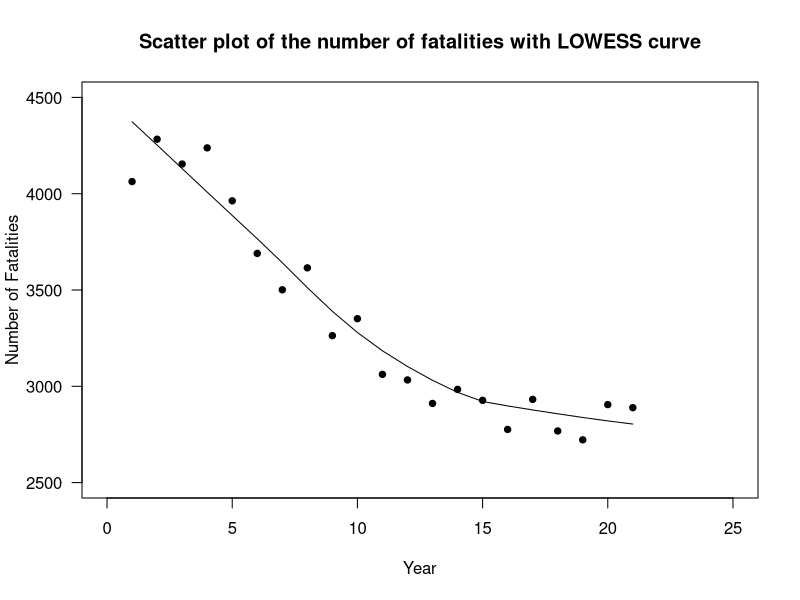
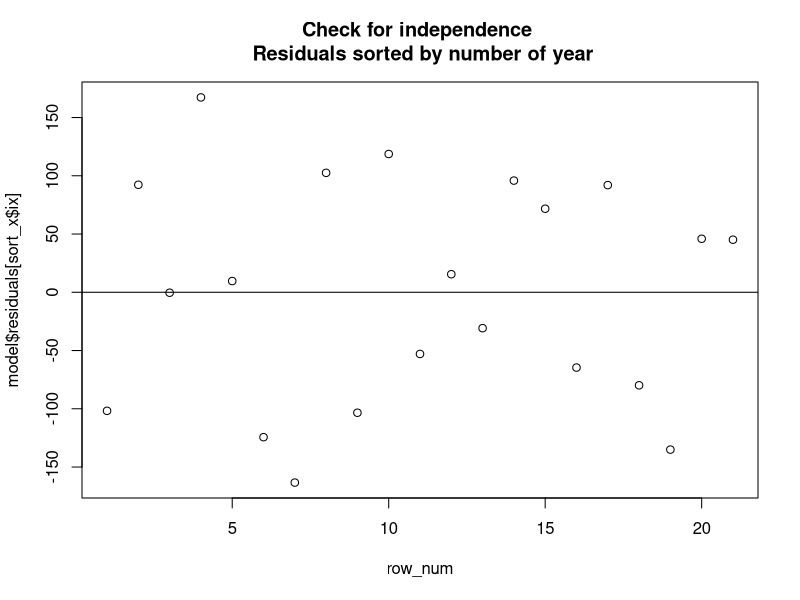
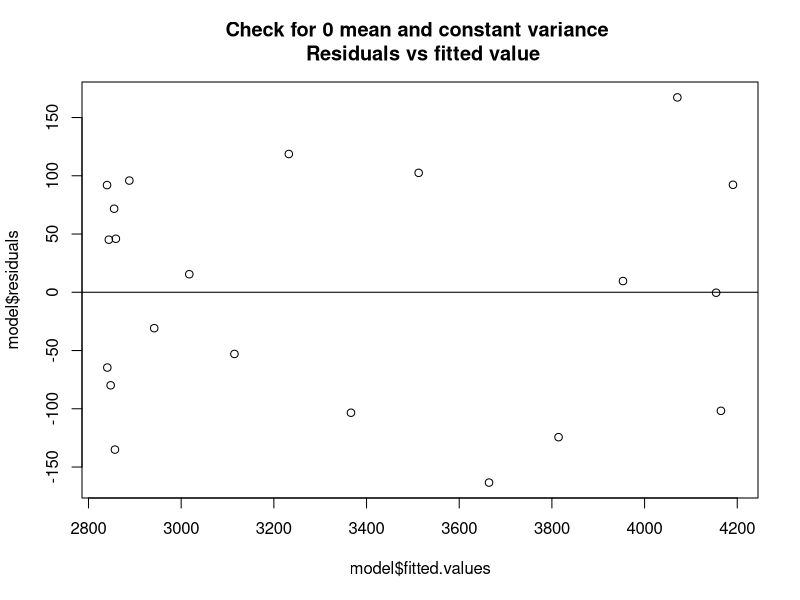
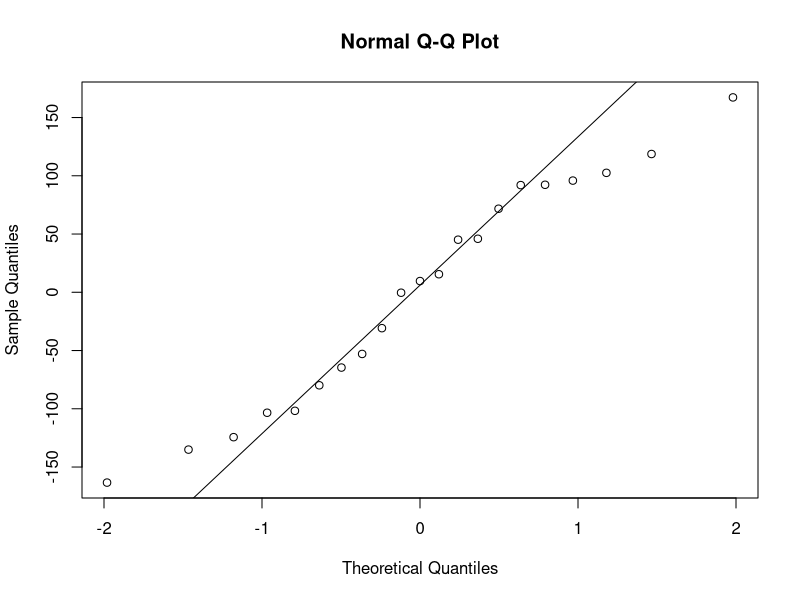
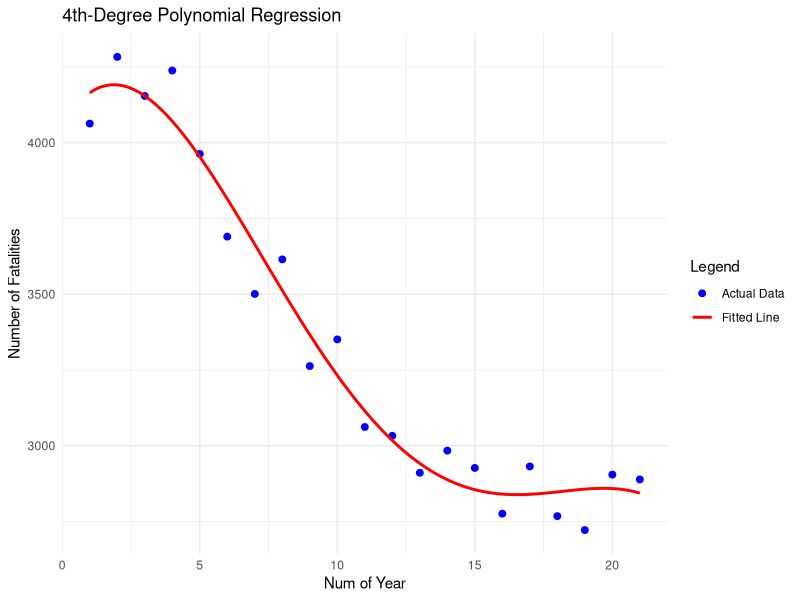
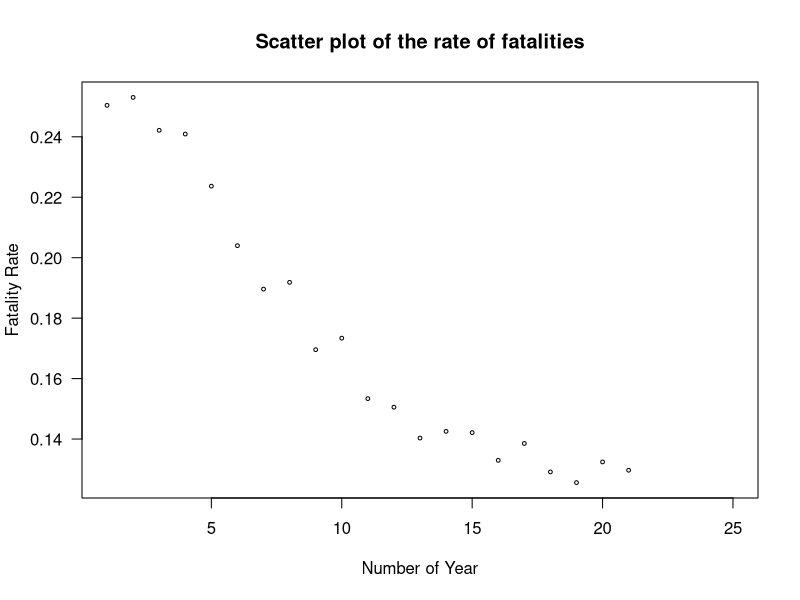
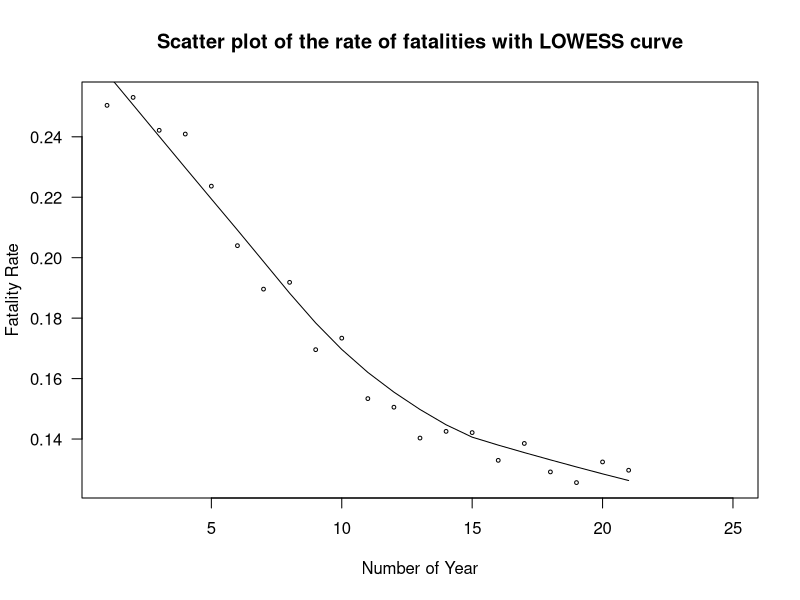
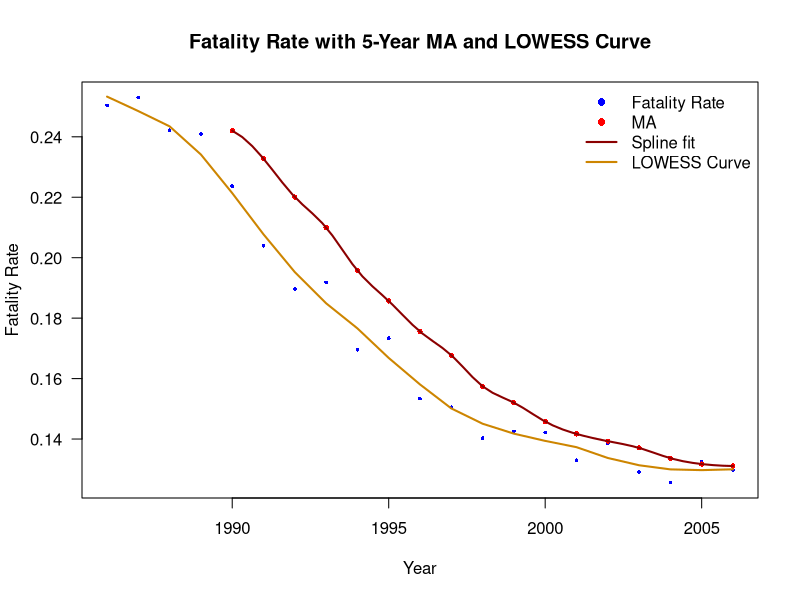

The R script that drew these images, in order:
## ---- chunk 1
knitr::opts_chunk$set(echo = TRUE)
## ---- chunk 2
# Creating the data frame
fatality_data <- data.frame(
  Year = c(1986, 1987, 1988, 1989, 1990, 1991, 1992, 1993, 1994, 1995, 
           1996, 1997, 1998, 1999, 2000, 2001, 2002, 2003, 2004, 2005, 2006),
  Number_of_Fatalities = c(4063, 4283, 4154, 4238, 3963, 3690, 3501, 3615, 
                           3263, 3351, 3062, 3033, 2911, 2984, 2927, 2776, 
                           2932, 2768, 2722, 2905, 2889),
  Licensed_Drivers = c(16226, 16927, 17155, 17592, 17718, 18090, 18465, 
                       18843, 19243, 19327, 19964, 20148, 20744, 20934, 
                       20593, 20879, 21163, 21436, 21673, 21937, 22278)
)

# Display the data
print(fatality_data[, 1:2])
## ---- chunk 3
train_data <- data.frame(
  Recoded_year = c(fatality_data$Year - 1985),
  Fatalities = c(fatality_data$Number_of_Fatalities)
)
print(train_data)
## ---- chunk 4
plot(train_data$Recoded_year,
     train_data$Fatalities,
     main = "Scatter plot of the number of fatalities with LOWESS curve",
     ylab="Number of Fatalities", 
     xlab="Year",ylim = c(2500, 4500), xlim=c(0,25), 
     las=1,cex=0.85,
     pch = 19
     )
lines(lowess(train_data$Recoded_year,train_data$Fatalities,delta=0))
## ---- chunk 5
# Fit a 4th-degree polynomial regression model
model <- lm(Fatalities ~ poly(Recoded_year, 4), data = train_data)

# Summarize the model
summary(model)
## ---- chunk 6
## Check for independence of random error
row_num <- c(1:nrow(train_data))
sort_x <- sort(train_data$Recoded_year, index.return = TRUE)
plot(row_num, model$residuals[sort_x$ix],
     main = "Check for independence \n Residuals sorted by number of year")
abline(h=0)
## ---- chunk 7
plot(model$fitted.values, model$residuals,
     main = "Check for 0 mean and constant variance \n Residuals vs fitted value")
abline(h=0)
## ---- chunk 8
# Check for normality of random error
qqnorm(model$residuals)
qqline(model$residuals)
## ---- chunk 9
shapiro.test(model$residuals)
## ---- chunk 10
library(ggplot2)

# Create a data frame for predictions
prediction_data <- data.frame(
  Recoded_year = seq(min(train_data$Recoded_year), max(train_data$Recoded_year), length.out = 100)
)

# Add predicted values to the data frame
prediction_data$Predicted_Fatalities <- predict(model, newdata = prediction_data)

# Plot the original data and the polynomial fit with a legend
ggplot() +
  geom_point(data = train_data, aes(x = Recoded_year, y = Fatalities, color = "Actual Data"), size = 2) +
  geom_line(data = prediction_data, aes(x = Recoded_year, y = Predicted_Fatalities, color = "Fitted Line"), size = 1) +
  labs(
    title = "4th-Degree Polynomial Regression",
    x = "Num of Year",
    y = "Number of Fatalities",
    color = "Legend"
  ) +
  scale_color_manual(values = c("Actual Data" = "blue", "Fitted Line" = "red")) +
  theme_minimal()
## ---- chunk 11
fatality_rate_index <- data.frame(
  recoded_year = c(fatality_data$Year - 1985),
  rate = c(fatality_data$Number_of_Fatalities / fatality_data$Licensed_Drivers)
)
print(fatality_rate_index)
## ---- chunk 12
plot(fatality_rate_index$recoded_year,
     fatality_rate_index$rate,
     main = "Scatter plot of the rate of fatalities",
     ylab="Fatality Rate", 
     xlab="Number of Year",ylim=c(min(fatality_rate_index$rate),max(fatality_rate_index$rate)),
     xlim=c(1,25), 
     las=1,cex=0.5)
## ---- chunk 13
plot(fatality_rate_index$recoded_year,
     fatality_rate_index$rate,
     main = "Scatter plot of the rate of fatalities with LOWESS curve",
     ylab="Fatality Rate", 
     xlab="Number of Year",ylim=c(min(fatality_rate_index$rate),max(fatality_rate_index$rate)),
     xlim=c(1,25), 
     las=1,cex=0.5)
lines(lowess(fatality_rate_index$recoded_year,fatality_rate_index$rate,delta=0))
## ---- chunk 14
library(zoo)

# Calculate Fatality Rate and Moving Average
fatality_data$Fatality_Rate <- fatality_data$Number_of_Fatalities / fatality_data$Licensed_Drivers
fatality_data$Moving_Avg <- zoo::rollmean(fatality_data$Fatality_Rate, 5, fill = NA, align = "right")

# Plot the Scatter Plot
plot(fatality_data$Year,
     fatality_data$Fatality_Rate,
     main = "Fatality Rate with 5-Year MA and LOWESS Curve",
     ylab = "Fatality Rate",
     xlab = "Year",
     ylim = c(min(fatality_data$Fatality_Rate, na.rm = TRUE), max(fatality_data$Fatality_Rate, na.rm = TRUE)),
     xlim = c(min(fatality_data$Year), max(fatality_data$Year)),
     las = 1, cex = 0.5, pch = 16, col = "blue")

# Add Moving Average Points
points(fatality_data$Year, fatality_data$Moving_Avg, col = "red", pch = 16, cex = 0.7)

# Connect the Moving Average Points with a Spline Function
lines(spline(fatality_data$Year[!is.na(fatality_data$Moving_Avg)], fatality_data$Moving_Avg[!is.na(fatality_data$Moving_Avg)]),
      col = "darkred", lwd = 2)

# Add LOWESS Curve
lowess_curve <- lowess(fatality_data$Year, fatality_data$Fatality_Rate, f = 0.3)
lines(lowess_curve, col = "orange3", lwd = 2)

# Add Legend
legend("topright", legend = c("Fatality Rate", "MA", "Spline fit", "LOWESS Curve"),
       col = c("blue", "red", "darkred", "orange3"), lty = c(NA, NA, 1, 1), pch = c(16, 16, NA, NA),
       lwd = c(NA,NA, 2, 2), bty = "n")
